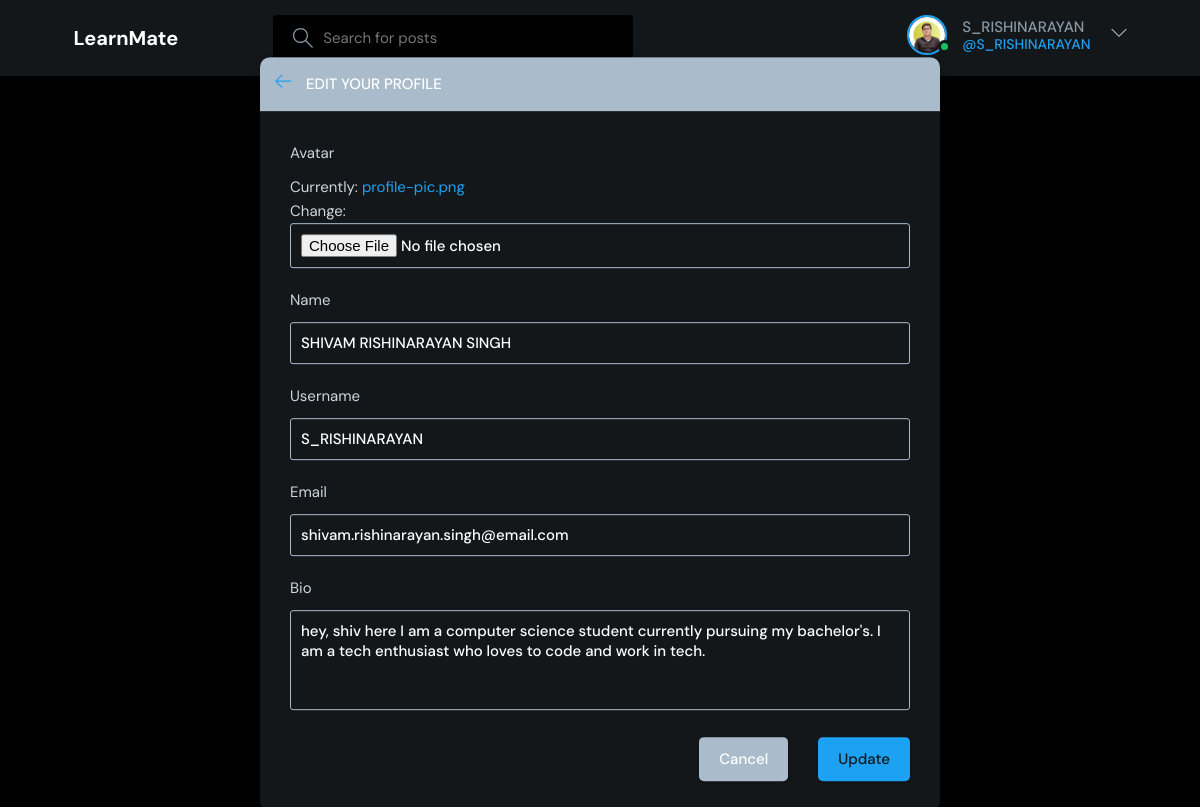
The page /update-user/ (signed in) on the database its author committed.
### base/models.py (models this page shows)
class User(AbstractUser):
    name = models.CharField(max_length=200, null=True)
    email = models.EmailField(unique=True, null=True)
    bio = models.TextField(null=True)
    avatar = models.ImageField(null=True, default="avatar.svg")
    USERNAME_FIELD = 'email'
    REQUIRED_FIELDS = []

### base/views.py (the view)
# urls.py: path('update-user/', views.updateUser, name="update-user"),
@login_required(login_url='login')
def updateUser(request):
    user = request.user
    form = UserForm(instance=user)
    if request.method == 'POST':
        form = UserForm(request.POST, request.FILES, instance=user)
        if form.is_valid():
            form.save()
            return redirect('user-profile', pk=user.id)
    return render(request, 'base/update-user.html', {'form': form})

### base/forms.py
class UserForm(ModelForm):
    class Meta:
        model = User
        fields = ['avatar', 'name', 'username', 'email', 'bio']

### base/templates/base/update-user.html (shortened to what this page needs)
{% extends 'main.html' %}
{% block content %}
<main class="update-account layout">
  <div class="container">
    <div class="layout__box">
      <div class="layout__boxHeader">
        <div class="layout__boxTitle">
          <a href="{% url 'home' %}">
            <svg version="1.1" xmlns="http://www.w3.org/2000/svg" width="32" height="32" viewBox="0 0 32 32">
              <title>arrow-left</title>
              <path
                d="M13.723 2.286l-13.723 13.714 13.719 13.714 1.616-1.611-10.96-10.96h27.625v-2.286h-27.625l10.965-10.965-1.616-1.607z">
              </path>
            </svg>
          </a>
          <h3>Edit your profile</h3>
        </div>
      </div>
      <div class="layout__body">
        <form class="form" action="" method="POST" enctype="multipart/form-data">
          {% for field in form %}
          <div class="form__group">
            <label for="profile_pic">{{field.label}}</label>
            {{field}}
          </div>
          {% endfor %}
          <div class="form__action">
            <a class="btn btn--dark" href="index.html">Cancel</a>
            <button class="btn btn--main" type="submit">Update</button>
          </div>
        </form>
      </div>
    </div>
  </div>
</main>
{% endblock content %}

### templates/navbar.html (shortened to what this page needs)
{% load static %}
<header class="header header--loggedIn">
    <div class="container">
        <a href="{% url 'home' %}" class="header__logo">
            <h1>LearnMate</h1>
        </a>
        <form class="header__search" method="GET" action="{% url 'home' %}">
            <label>
                <input name="q" placeholder="Search for posts" />
            </label>
        </form>
        <nav class="header__menu">
            {% if request.user.is_authenticated %}
            <div class="header__user">
                <a href="{% url 'update-user' %}">
                    <div class="avatar avatar--medium active">
                        <img src="{{request.user.avatar.url}}" />
                    </div>
                    <p>{{request.user.username}} <span>@{{request.user.username}}</span></p>
                </a>
                <button class="dropdown-button">
                    <svg version="1.1" xmlns="http://www.w3.org/2000/svg" width="32" height="32" viewBox="0 0 32 32">
                        <title>chevron-down</title>
                        <path d="M16 21l-13-13h-3l16 16 16-16h-3l-13 13z"></path>
                    </svg>
                </button>
            </div>
            {% else %}
            <a href="{% url 'login' %}">
                <img src="{% static 'images/avatar.svg' %}" />
                <p>Login</p>
            </a>
            {% endif %}
        </nav>
    </div>
</header>

### rows shown on the page
User: user.avatar (picture), user.username "S_RISHINARAYAN", form "SHIVAM RISHINARAYAN SINGH" "S_RISHINARAYAN" "shivam.rishinarayan.singh@email.com" "hey, shiv here I am a computer science student currently pursuing my bachelor's. I am a tech enthusiast who loves to code and work in tech."

### other values the page prints
{{ field.label }} "Avatar" "Name" "Username" "Email" "Bio"
